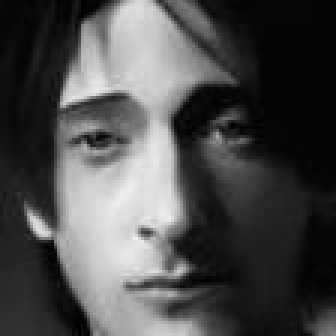
#> input picture Data/101_206.jpg, 112 x 112 px (shown 3 times larger); its folder holds 4 pictures in this run
$ python preProcessing.py   (older library calls are emulated)
#> lines starting #> are read from the running program, lines starting #| are printed output that depends on the picture
import numpy as np
import glob
from scipy import misc
import os
import time

# Read in Images
numImgs = 1673
imgs = np.empty([numImgs,112,112,3])
filenames = os.listdir("C:/Users/Jannis/Dropbox/GitHub/FacePeeper/Data/")

for ind, filename in enumerate(glob.glob('C:/Users/Jannis/Dropbox/GitHub/FacePeeper/Data/*.jpg')):
#for ind, filename in enumerate(glob.glob('/Users/jannis/Dropbox/github/FacePeeper/Data/*.jpg')):
	if ind < numImgs:
		imgs[ind,:,:,:] = misc.imread(filename)
print('Images stored')


start = time.time()


#### BEGIN NORMALIZATION
# mean and std are computed for each pixel one after another (instead of X -= np.mean(X,axis=0)) for computational purposes
#	Otherwise we get a memory error, since np.std is memory intensive
# Demeaning
avgIm = np.empty([112,112,3])
for r in range(112):
	for c in range(112):
		for ch in range(3):
			avgIm[r,c,ch] = np.mean(imgs[:,r,c,ch])
imgs -= avgIm
print(time.time()-start)
print('Demeaning done')
start = time.time()

# Reduce Variance
varIm = np.empty([112,112,3])
for r in range(112):
	for c in range(112):
		for ch in range(3):
			varIm[r,c,ch] = np.std(imgs[:,r,c,ch])
print(varIm)
imgs /= varIm
### END NORMALIZATION


print(time.time()-start)
print('Normalization done')

print(imgs[21])

"""im1 = imgs[1,:,:,:]
misc.imsave('aaa.jpg',im1)
im2 = misc.imread('aaa.jpg')
print(np.amax(im1),np.amin(im1),np.amax(im2),np.amin(im2))
print(im1[7,7,:],im2[7,7,:])
print(im2.dtype)
im3 = im2.astype(np.float64)

im3 *= 4/255
print(np.amax(im3),np.amin(im3))
im3 -= 2
print(np.amax(im3),np.amin(im3))

print(im1[60:62,89,:],im3[60:62,89,:])


print((im1==im2).all())"""

def compute_PCA(images):
	# Reshape Images to make each pixel a single datapoint in the RGB space
	imgsResh = images.reshape(numImgs*112*112,3)

	# Compute covariance matrix, eigenvectors and eigenvalues
	cov = np.dot(imgsResh.T,imgsResh) / numImgs
	U, S, V = np.linalg.svd(cov)
	eigenvalues = np.sqrt(S)
	print(eigenvalues)
	np.savetxt('eigenvalues.txt',eigenvalues)
	np.savetxt('eigenvectors.txt', U)

def splitTrainTest(images):
	''' This function splits the normalized images into training and testing dataset in a 85/15 ratio. '''
	if not os.path.exists('TrainData'):
		os.makedirs('TrainData')
	if not os.path.exists('TestData'):
		os.makedirs('TestData')

	shuffler = np.random.choice([0,1],images.shape[0],p = [0.85,0.15]) # Randomize for each image whether it is train(0) or test(1)
	shuffler = shuffler.astype(bool)

	for ind,img in enumerate(images):
		if shuffler[ind]:
			misc.imsave('C:/Users/Jannis/Dropbox/GitHub/FacePeeper/TestData/'+filenames[ind],img)
		else:
			misc.imsave('C:/Users/Jannis/Dropbox/GitHub/FacePeeper/TrainData/'+filenames[ind],img)
		if ind % 2000 == 0:
			print(ind)
#> this loop made 5 passes
#> pass 1, in splitTrainTest, `misc.imsave('C:/Users/Jannis/Dropbox/GitHub/FacePeeper/TrainData/'+fil..`:
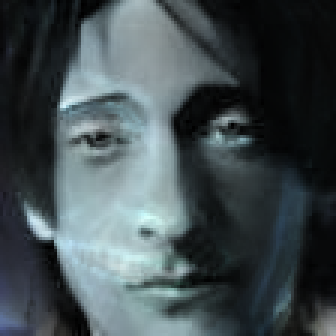
#> saved as 101_206.jpg: PIL image 112x112 RGB (shown 3 times larger); mean R, G, B 66.7, 77.6, 80.9
#> pass 2, in splitTrainTest, `misc.imsave('C:/Users/Jannis/Dropbox/GitHub/FacePeeper/TrainData/'+fil..`:
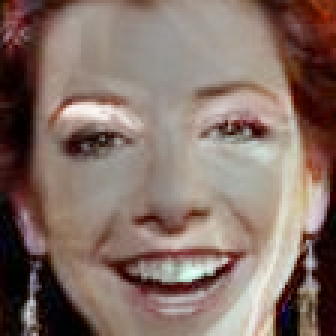
#> saved as 107_1032.jpg: PIL image 112x112 RGB (shown 3 times larger); mean R, G, B 132.9, 112.1, 103.4


compute_PCA(imgs)
#> (the run stopped early here; a loop or call above may not have finished)
